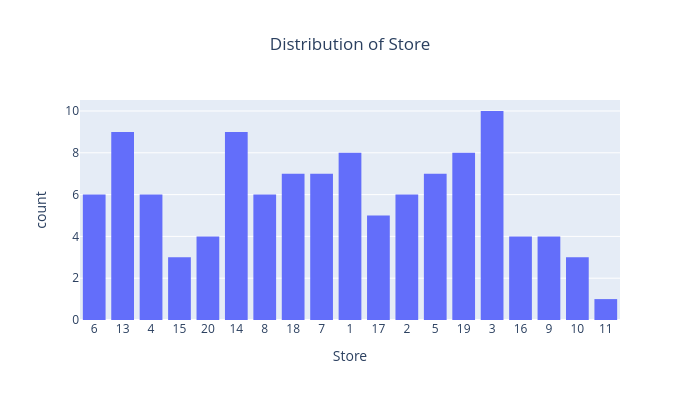
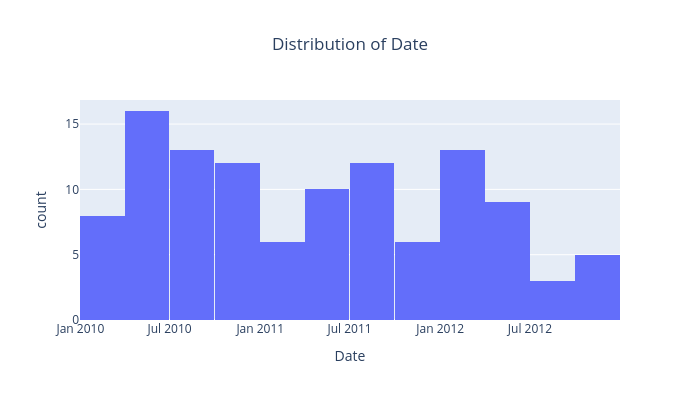

Here is the notebook cell these charts were saved with, in order:
### Markdown cell above
Stores are heterogenous in terms of sales. The range of weekly sales is high: the highest sales are 10 times higher than the lowest.

### Code cell
for col in [x for x in df.columns if x!="Weekly_Sales"]:
    fig = px.histogram(
        df, 
        x=df[col], 
        width=700, 
        height=400, 
        title=f"Distribution of {col}"
        )
    fig.update_layout(title={'x': 0.5})
    fig.show()

### Figure 1 — Plotly figure (JSON) as saved in the notebook; plotly's stock layout.template omitted (floating-point values rounded to 4 significant figures)
{"data": [{"bingroup": "x", "hovertemplate": "Store=%{x}<br>count=%{y}<extra></extra>", "legendgroup": "", "marker": {"color": "#636efa", "pattern": {"shape": ""}}, "name": "", "orientation": "v", "showlegend": false, "type": "histogram", "x": ["6", "13", "6", "4", "15", "20", "14", "8", "18", "7", "1", "17", "6", "13", "2", "7", "5", "18", "19", "19", "17", "3", "16", "17", "6", "7", "14", "19", "3", "18", "4", "5", "18", "16", "7", "1", "2", "5", "19", "1", "16", "13", "2", "9", "14", "10", "13", "8", "6", "14", "14", "10", "5", "4", "18", "3", "18", "13", "1", "1", "20", "15", "1", "20", "9", "2", "3", "9", "14", "1", "8", "5", "10", "13", "3", "2", "4", "3", "19", "14", "8", "18", "20", "19", "2", "13", "11", "15", "7", "9", "14", "8", "5", "7", "1", "19", "3", "16", "13", "13", "17", "4", "4", "6", "7", "5", "3", "3", "3", "14", "17", "8", "19"], "xaxis": "x", "yaxis": "y"}], "layout": {"barmode": "relative", "height": 400, "legend": {"tracegroupgap": 0}, "title": {"text": "Distribution of Store", "x": 0.5}, "width": 700, "xaxis": {"anchor": "y", "domain": [0, 1], "title": {"text": "Store"}}, "yaxis": {"anchor": "x", "domain": [0, 1], "title": {"text": "count"}}}}

### Figure 2 — Plotly figure (JSON) as saved in the notebook; plotly's stock layout.template omitted (floating-point values rounded to 4 significant figures)
{"data": [{"bingroup": "x", "hovertemplate": "Date=%{x}<br>count=%{y}<extra></extra>", "legendgroup": "", "marker": {"color": "#636efa", "pattern": {"shape": ""}}, "name": "", "orientation": "v", "showlegend": false, "type": "histogram", "x": ["2011-02-18T00:00:00", "2011-03-25T00:00:00", "2010-05-28T00:00:00", "2010-05-28T00:00:00", "2011-06-03T00:00:00", "2012-02-03T00:00:00", "2010-12-10T00:00:00", "2011-08-19T00:00:00", "2010-10-15T00:00:00", "2011-05-13T00:00:00", "2012-03-16T00:00:00", "2010-10-01T00:00:00", "2010-04-30T00:00:00", "2010-08-20T00:00:00", "2011-12-16T00:00:00", "2010-04-02T00:00:00", "2011-05-13T00:00:00", "2012-10-12T00:00:00", "2010-03-26T00:00:00", "2012-05-04T00:00:00", "2012-10-12T00:00:00", "2012-01-13T00:00:00", "2011-05-20T00:00:00", "2010-04-16T00:00:00", "2011-08-26T00:00:00", "2012-02-10T00:00:00", "2012-02-10T00:00:00", "2011-03-25T00:00:00", "2011-09-23T00:00:00", "2011-04-15T00:00:00", "2011-06-24T00:00:00", "2011-11-11T00:00:00", "2012-04-27T00:00:00", "2012-09-14T00:00:00", "2011-08-26T00:00:00", "2010-02-12T00:00:00", "2012-02-24T00:00:00", "2010-07-30T00:00:00", "2010-07-02T00:00:00", "2011-08-05T00:00:00", "2012-03-30T00:00:00", "2012-06-01T00:00:00", "2010-11-12T00:00:00", "2010-06-25T00:00:00", "2011-03-25T00:00:00", "2012-07-06T00:00:00", "2011-09-23T00:00:00", "2010-08-27T00:00:00", "2010-07-30T00:00:00", "2012-02-17T00:00:00", "2011-05-06T00:00:00", "2012-03-02T00:00:00", "2012-10-19T00:00:00", "2011-12-16T00:00:00", "2010-08-06T00:00:00", "2010-02-05T00:00:00", "2010-12-17T00:00:00", "2010-12-10T00:00:00", "2010-08-27T00:00:00", "2012-10-19T00:00:00", "2010-06-25T00:00:00", "2012-03-16T00:00:00", "2011-11-18T00:00:00", "2010-09-24T00:00:00", "2010-11-19T00:00:00", "2011-01-07T00:00:00", "2012-05-11T00:00:00", "2010-07-09T00:00:00", "2011-07-15T00:00:00", "2010-05-14T00:00:00", "2010-03-12T00:00:00", "2010-04-30T00:00:00", "2010-06-25T00:00:00", "2010-07-02T00:00:00", "2010-06-18T00:00:00", "2012-01-06T00:00:00", "2010-12-10T00:00:00", "2012-06-22T00:00:00", "2010-07-30T00:00:00", "2010-02-26T00:00:00", "2010-02-12T00:00:00", "2010-05-28T00:00:00", "2010-12-31T00:00:00", "2012-06-22T00:00:00", "2010-02-19T00:00:00", "2012-01-20T00:00:00", "2010-11-26T00:00:00", "2010-02-19T00:00:00", "2012-04-20T00:00:00", "2010-06-18T00:00:00", "2011-01-07T00:00:00", "2010-09-17T00:00:00", "2011-07-29T00:00:00", "2012-09-07T00:00:00", "2011-05-27T00:00:00", "2011-06-10T00:00:00", "2011-11-18T00:00:00", "2010-07-09T00:00:00", "2011-08-12T00:00:00", "2012-03-16T00:00:00", "2010-11-12T00:00:00", "2011-07-22T00:00:00", "2011-07-08T00:00:00", "2011-04-22T00:00:00", "2012-05-25T00:00:00", "2010-11-12T00:00:00", "2011-10-07T00:00:00", "2010-06-04T00:00:00", "2012-10-19T00:00:00", "2010-06-18T00:00:00", "2010-06-11T00:00:00", "2011-08-12T00:00:00", "2012-04-20T00:00:00"], "xaxis": "x", "yaxis": "y"}], "layout": {"barmode": "relative", "height": 400, "legend": {"tracegroupgap": 0}, "title": {"text": "Distribution of Date", "x": 0.5}, "width": 700, "xaxis": {"anchor": "y", "domain": [0, 1], "title": {"text": "Date"}}, "yaxis": {"anchor": "x", "domain": [0, 1], "title": {"text": "count"}}}}
